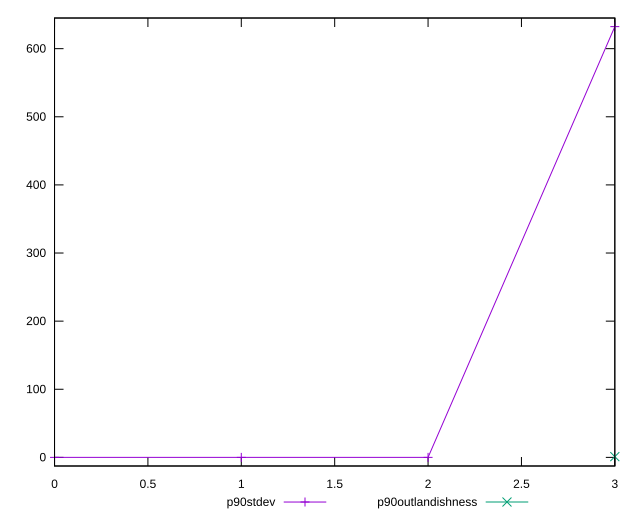

Source code (gnuplot):
reset

$p90Stdev <<EOF
0 0
1 0
2 0
3 632.3509849924441
EOF

$p90Outlandishness <<EOF
3 1.106924824371544
EOF

set key outside below
set xrange [0:3]
set yrange [-12.647019699848881:644.998004692293]
set trange [-12.647019699848881:644.998004692293]
set terminal svg size 640, 520 enhanced background rgb 'white'
set output "report/report_00029_2021-02-24T13-36-40.390Z/unused-css-rules/progression/stddev.svg"

plot $p90Stdev title "p90stdev" with linespoints, \
     $p90Outlandishness title "p90outlandishness" with linespoints

reset
